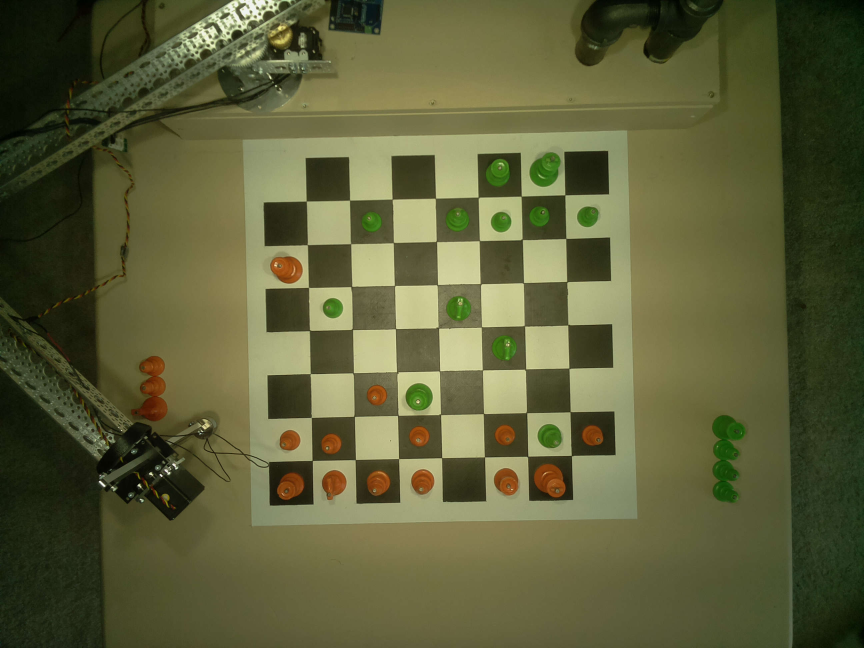
#> input picture board.jpg, 2592 x 1944 px (shown at 1/3 size)
$ python -i detectPieceColor.py   (imports and definitions only)
#> lines starting #> are read from the running program, lines starting #| are printed output that depends on the picture; after the words box and inside, x2 and y2 are one past the last pixel; in counts of white or black regions, pixels touching at a corner belong together
import cv2
import numpy as np
#import matplotlib.pyplot as plt
#from pprint import pprint

tam_casilla = 60
porcentaje_mismo_color = 0.95

TIPO0 = [['B','N'],
         ['N','B']]

TIPO1 = [['N','B'],
         ['B','N']]

RESIZE = 10
THRESHOLD = 5000

# COLOR #
KERNEL = np.ones((3, 3), np.float32)
# HSV Color Ranges
GREEN_LOWER = (40,100,45)
GREEN_UPPER = (120,255,255)
ORANGE_LOWER = (0,100,64)
ORANGE_UPPER = (20,255,255)

def get_colors(c):
    n_255, n_0 = np.count_nonzero(c == 255),np.count_nonzero(c == 0)
    return (n_255,n_0)

def get_board_type(img_binary):
    color = 'X'
    fin = False
    x = 0
    y = 0

    for row in range(8):
        if fin:
            break

        y = tam_casilla*row
        x = 0
        for col in range(8):
            c = img_binary[y:y+tam_casilla, x:x+tam_casilla]
            x += tam_casilla
            n_255, n_0 = get_colors(c)
            casilla = [row, col]

            if n_255 > (tam_casilla**2 * porcentaje_mismo_color):
                # print("casilla blanca vacia: ", casilla)
                color = 'B'
                fin = True
            elif n_0 > (tam_casilla**2 * porcentaje_mismo_color):
                # print("casilla negra vacia: ", casilla)
                color = 'N'
                fin = True

            if fin:
                break

    if color == 'X':
        raise NameError("get_board_type: No se ha podido identificar el color de ninguna casilla")

    if TIPO0[casilla[0]%2][casilla[1]%2] == color:
        tipo = 0
    else:
        tipo = 1

    return tipo

def mask(img, lower, upper):
        hsv = cv2.cvtColor(img, cv2.COLOR_RGB2HSV)
        mask = cv2.inRange(hsv, lower, upper)
        opening = cv2.morphologyEx(mask, cv2.MORPH_OPEN, KERNEL)
        closing = cv2.morphologyEx(opening, cv2.MORPH_CLOSE, KERNEL)
        return closing

def get_square_type(casilla):
    # Devuelve el tipo de una casilla:
    # 0: pieza blanca
    # 1: pieza negra
    # -1: sin pieza

    greenMask = mask(casilla, GREEN_LOWER, GREEN_UPPER)
    orangeMask = mask(casilla, ORANGE_LOWER, ORANGE_UPPER)

    if np.sum(greenMask) < THRESHOLD and np.sum(orangeMask) < THRESHOLD:
        color = -1
    else:
        color = 1 if (np.sum(greenMask) > np.sum(orangeMask)) else 0

    return color

def get_squares(img):
    tablero = []
    x = 0
    y = 0

    for row in range(8):
        y = tam_casilla*row
        x = 0
        tipos = []
        for col in range(8):
            casilla = img[y+RESIZE:y+tam_casilla-RESIZE, x+RESIZE:x+tam_casilla-RESIZE]
            casilla = cv2.cvtColor(casilla, cv2.COLOR_BGR2RGB)
            tipo = get_square_type(casilla)
            x += tam_casilla
            tipos.append(tipo)
        tablero.append(tipos)

    return tablero


def get_board_matrix(fichero):

#> called with fichero = 'board.jpg'
    img_original = cv2.imread(fichero)
#> img_original is the input picture: shape (1944, 2592, 3); mean B, G, R 57.3, 94.3, 92.8
    img_original = cv2.resize(img_original, (480,480), interpolation = cv2.INTER_AREA)
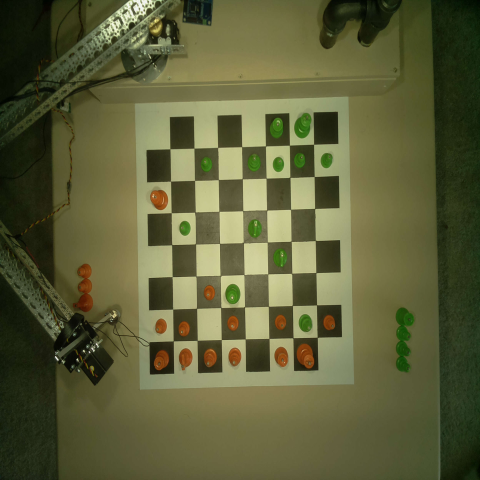
#> img_original: shape (480, 480, 3); mean B, G, R 57.3, 94.3, 92.8
    img = cv2.imread(fichero,0)
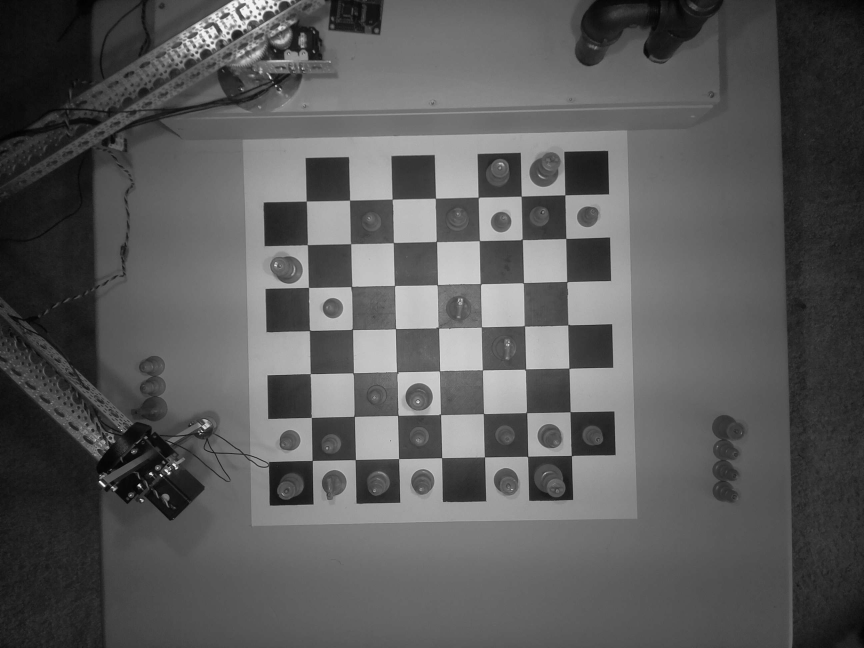
#> img: shape (1944, 2592) (shown at 1/3 size); min 0, max 255, mean 89.6
    img = cv2.resize(img, (480,480), interpolation = cv2.INTER_AREA)
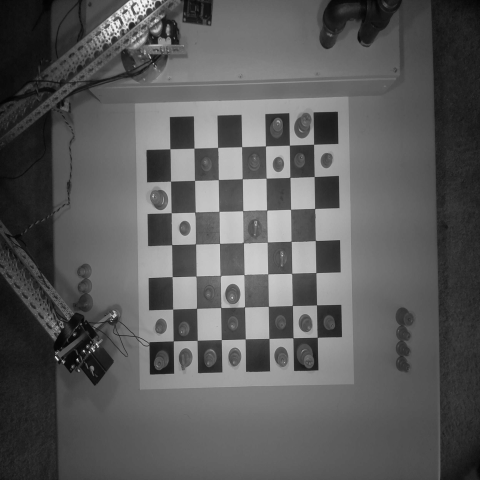
#> img: shape (480, 480); min 3, max 243, mean 89.6

    blur = cv2.GaussianBlur(img,(5,5),0)
    _, img_binary = cv2.threshold(blur,0,255,cv2.THRESH_BINARY+cv2.THRESH_OTSU)
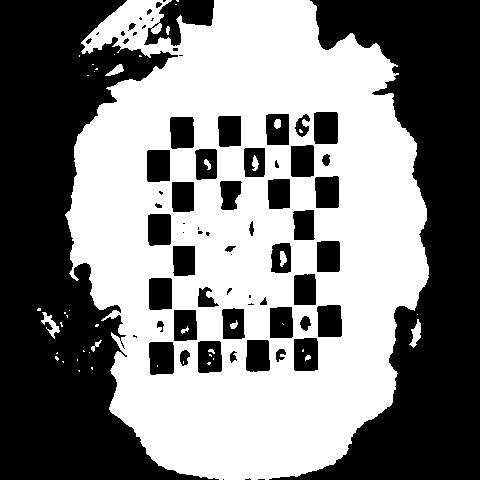
#> img_binary: shape (480, 480); 50.2% white; 71 black regions (24 under 20 px), largest, box (x1, y1, x2, y2) and area: (0, 0, 219, 480) 50265, (269, 0, 480, 480) 43422, (144, 0, 214, 46) 1654

    tablero = get_squares(img_original)
#> the loop in get_squares, `for row in range(8):` made 8 passes
#> pass 1, in mask (call 3), `mask = cv2.inRange(hsv, lower, upper)`:
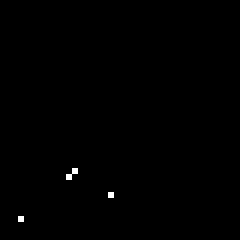
#> mask: shape (40, 40) (shown 6 times larger); 0.25% white in thin lines or dots, all inside (x1, y1, x2, y2) = (3, 28, 19, 37)
#> after the loop in get_squares, `for row in range(8):`:
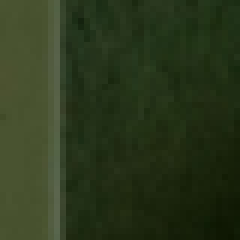
#> casilla: shape (40, 40, 3) (shown 6 times larger); mean R, G, B 42.9, 55.2, 28.1
#> after the loop in get_squares, `for row in range(8):`: tablero = [[-1, -1, -1, 1, -1, -1, -1, -1], [1, -1, -1, -1, -1, -1, -1, -1], [1, -1, -1, 1, 1, 1, -1, 1], [-1, -1, 0, -1, 1, -1, -1, 1], [1, 0, -1, 0, 1, -1, -1, 1], [-1, -1, 0, 0, 0, 0, 1, 1], [-1, -1, -1, -1, -1, -1, 1, 1], [1, -1, -1, -1, -1, -1, -1, 1]]

    tipo = get_board_type(img_binary)
#> after the loop in get_board_type, `for row in range(8):`: c: shape (60, 60); every value is 0
#> tipo = 1
    if tipo == 1:
        l = tablero.copy()
#> l has the same summary as tablero in get_squares
        #tablero =[list(i) for i in zip(*l)]


    return tablero

>>> result = get_board_matrix('board.jpg')
#> result has the same summary as tablero in get_squares
